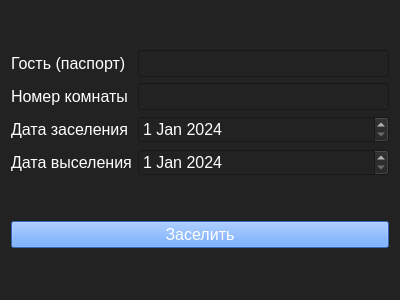
<?xml version="1.0" encoding="UTF-8"?>
<ui version="4.0">
 <class>MoveInForm</class>
 <widget class="QWidget" name="MoveInForm">
  <property name="geometry">
   <rect>
    <x>0</x>
    <y>0</y>
    <width>400</width>
    <height>300</height>
   </rect>
  </property>
  <property name="windowTitle">
   <string>Заселение гостя</string>
  </property>
  <property name="styleSheet">
   <string notr="true">background-color: rgb(34, 34, 34);
color: rgb(255, 255, 255);</string>
  </property>
  <layout class="QVBoxLayout" name="verticalLayout">
   <item>
    <layout class="QGridLayout" name="gridLayout">
     <item row="1" column="0">
      <widget class="QLabel" name="label_2">
       <property name="font">
        <font>
         <pointsize>12</pointsize>
        </font>
       </property>
       <property name="text">
        <string>Номер комнаты</string>
       </property>
      </widget>
     </item>
     <item row="0" column="1">
      <widget class="QLineEdit" name="passport">
       <property name="font">
        <font>
         <pointsize>12</pointsize>
        </font>
       </property>
       <property name="maxLength">
        <number>11</number>
       </property>
      </widget>
     </item>
     <item row="2" column="0">
      <widget class="QLabel" name="label_3">
       <property name="font">
        <font>
         <pointsize>12</pointsize>
        </font>
       </property>
       <property name="text">
        <string>Дата заселения</string>
       </property>
      </widget>
     </item>
     <item row="1" column="1">
      <widget class="QLineEdit" name="roomId">
       <property name="font">
        <font>
         <pointsize>12</pointsize>
        </font>
       </property>
       <property name="maxLength">
        <number>4</number>
       </property>
      </widget>
     </item>
     <item row="0" column="0">
      <widget class="QLabel" name="label">
       <property name="font">
        <font>
         <pointsize>12</pointsize>
        </font>
       </property>
       <property name="text">
        <string>Гость (паспорт)</string>
       </property>
      </widget>
     </item>
     <item row="3" column="0">
      <widget class="QLabel" name="label_4">
       <property name="font">
        <font>
         <pointsize>12</pointsize>
        </font>
       </property>
       <property name="text">
        <string>Дата выселения</string>
       </property>
      </widget>
     </item>
     <item row="3" column="1">
      <widget class="QDateEdit" name="dateDepart">
       <property name="font">
        <font>
         <pointsize>12</pointsize>
        </font>
       </property>
       <property name="maximumDate">
        <date>
         <year>2030</year>
         <month>12</month>
         <day>31</day>
        </date>
       </property>
       <property name="minimumDate">
        <date>
         <year>2024</year>
         <month>1</month>
         <day>1</day>
        </date>
       </property>
      </widget>
     </item>
     <item row="2" column="1">
      <widget class="QDateEdit" name="dateMoveIn">
       <property name="font">
        <font>
         <pointsize>12</pointsize>
        </font>
       </property>
       <property name="maximumDate">
        <date>
         <year>2030</year>
         <month>12</month>
         <day>31</day>
        </date>
       </property>
       <property name="minimumDate">
        <date>
         <year>2024</year>
         <month>1</month>
         <day>1</day>
        </date>
       </property>
      </widget>
     </item>
    </layout>
   </item>
   <item>
    <widget class="QPushButton" name="moveInBtn">
     <property name="font">
      <font>
       <pointsize>12</pointsize>
      </font>
     </property>
     <property name="styleSheet">
      <string notr="true">background-color: rgb(67, 142, 255);</string>
     </property>
     <property name="text">
      <string>Заселить</string>
     </property>
    </widget>
   </item>
  </layout>
 </widget>
 <resources/>
 <connections/>
</ui>
